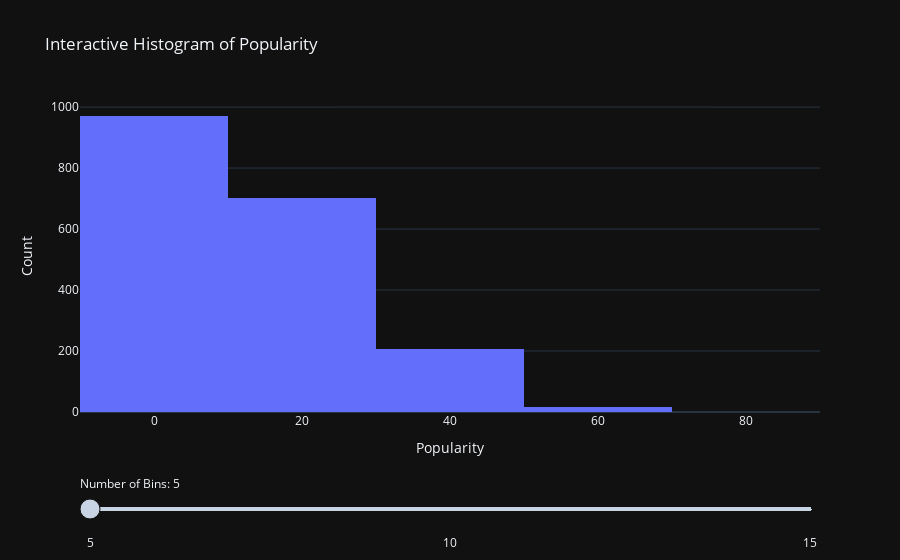

The notebook cell saved with this chart:
### Code cell
import plotly.graph_objs as go
from plotly.subplots import make_subplots

fig = make_subplots()
fig.add_trace(go.Histogram(x=pop_df['popularity'], nbinsx=5))

# Update layout with slider
fig.update_layout(
    sliders=[
        {
            'pad': {"t": 60},
            'currentvalue': {"prefix": "Number of Bins: "},
            'steps': [{'method': 'restyle', 'label': str(i), 'args': [{'nbinsx': i}]} for i in range(5, 16, 5)]
        }
    ]
)

# Update axes and layout
fig.update_xaxes(title_text='Popularity')
fig.update_yaxes(title_text='Count')
fig.update_layout(title_text='Interactive Histogram of Popularity')

# Show the plot
fig.show()

### Figure 1 — Plotly figure (JSON) as saved in the notebook; plotly's stock layout.template omitted (floating-point values rounded to 4 significant figures; data arrays with more than 128 entries replaced by an {"elided": "..."} marker saying what was removed)
{"data": [{"nbinsx": 5, "x": {"elided": "1894 float values"}, "type": "histogram"}], "layout": {"xaxis": {"anchor": "y", "domain": [0.0, 1.0], "title": {"text": "Popularity"}}, "yaxis": {"anchor": "x", "domain": [0.0, 1.0], "title": {"text": "Count"}}, "sliders": [{"currentvalue": {"prefix": "Number of Bins: "}, "pad": {"t": 60}, "steps": [{"args": [{"nbinsx": 5}], "label": "5", "method": "restyle"}, {"args": [{"nbinsx": 10}], "label": "10", "method": "restyle"}, {"args": [{"nbinsx": 15}], "label": "15", "method": "restyle"}]}], "title": {"text": "Interactive Histogram of Popularity"}}}
